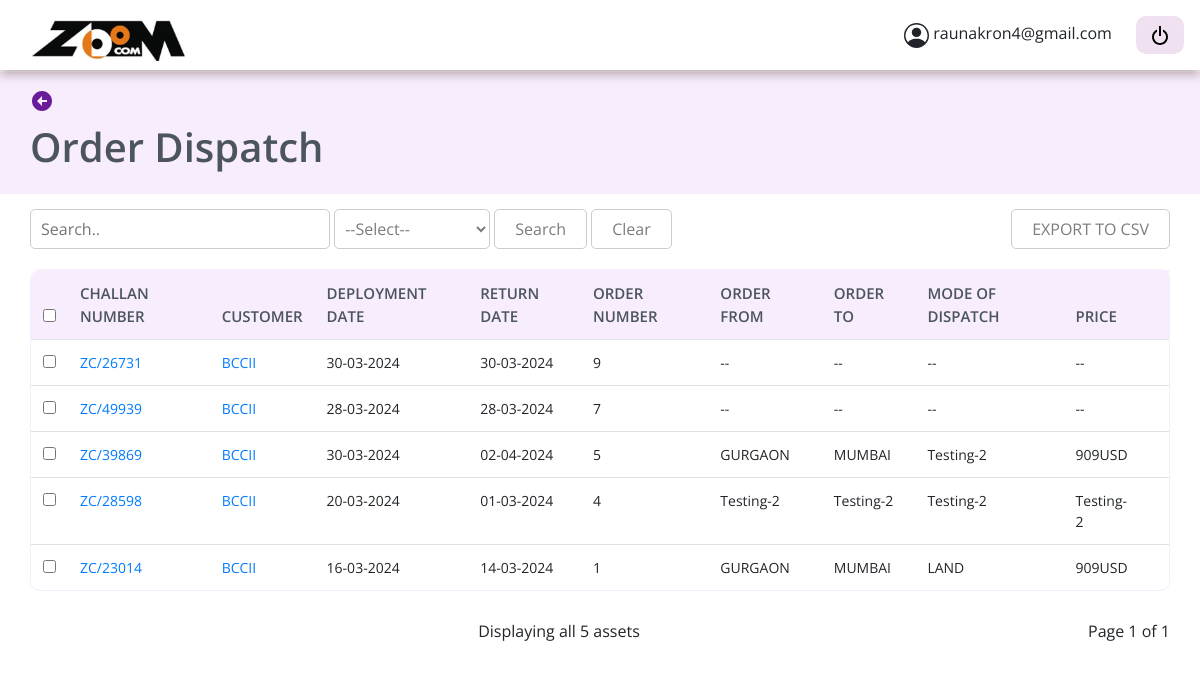
The app's page /asset_management/orderdispatch-list/ (signed in) with its own data.
### asset_master/models.py (models this page shows)
class CustomUser(AbstractBaseUser, PermissionsMixin):
    username = None
    email = models.EmailField(unique=True, db_index=True, max_length=200)
    password = models.CharField(max_length=30)
    is_staff = models.BooleanField(default=False)
    is_superuser = models.BooleanField(default=False)
    is_active = models.BooleanField(default=True)
    objects = CustomUserManager()
    USERNAME_FIELD = 'email'
    REQUIRED_FIELDS = ['password']

### orders/models.py (models this page shows)
class OrderDetail(models.Model):
    class OrderStatus(models.IntegerChoices):
            BOOKED = 1,
            APPROVED = 2,
            CANCELLED = 3,
            DISPATCHED = 4,
    assets = models.ManyToManyField(AssetMaster, related_name='order_details', blank=True)
    customer_id = models.ForeignKey(CustomerDetail, on_delete=models.SET_NULL, null=True)
    price = models.CharField(null=True, blank=True, max_length=50)
    order_status = models.IntegerField(choices=OrderStatus.choices, default=OrderStatus.BOOKED)
    organization = models.CharField(max_length=100, blank=True, null=True)
    remarks = models.CharField(max_length=100, null=True, blank=True)
    customer = models.CharField(max_length=100, null=True, blank=True)
    deployment_date = models.DateField(null=True, blank=True)
    return_date = models.DateField(null=True, blank=True)
    name_of_consignee = models.CharField(max_length=100, blank=True, null=True)
    invoice_number = models.CharField(max_length=100, blank=True, null=True)
    mode_of_dispatch = models.CharField(max_length=100, blank=True, null=True)
    transportation = models.CharField(max_length=100, blank=True, null=True)
    order_to = models.CharField(max_length=100, blank=True, null=True)
    order_from = models.CharField(max_length=100, blank=True, null=True)
    out_date_and_time = models.DateField(null=True, blank=True)
    prepared_by_name = models.CharField(max_length=100, blank=True, null=True)
    prepared_by_email = models.CharField(max_length=100, blank=True, null=True)
    poc_at_venue_name = models.CharField(max_length=100, blank=True, null=True)
    approver_email = models.CharField(max_length=100, blank=True, null=True)
    truck_details = models.CharField(max_length=100, blank=True, null=True)
    contact_details = models.CharField(max_length=100, blank=True, null=True)
    driver_details = models.CharField(max_length=100, blank=True, null=True)
    purpose = models.CharField(max_length=100, blank=True, null=True)
    reason = models.CharField(max_length=100, blank=True, null=True)
    office_address = models.CharField(max_length=100, blank=True, null=True)
    website = models.CharField(max_length=100, blank=True, null=True)
    challan_number = models.CharField(max_length=100, blank=True, null=True)
    maker_email = models.CharField(max_length=100, blank=True, null=True)
    checker_email = models.CharField(max_length=100, blank=True, null=True)
    approve_order = models.BooleanField(default=False)
    order_dispatch = models.BooleanField(default=False)

class CustomerDetail(models.Model):
    customer = models.CharField(max_length=100, blank=True, null=True)
    completed_orders = models.CharField(max_length=100, blank=True, null=True)
    deployed_order = models.CharField(max_length=100, blank=True, null=True)
    taxed = models.CharField(max_length=100, blank=True, null=True)
    email_address = models.CharField(max_length=100, blank=True, null=True)
    department = models.CharField(max_length=100, blank=True, null=True)
    phone_number = models.CharField(max_length=100, blank=True, null=True)
    customer_revenue = models.CharField(max_length=100, blank=True, null=True)
    commercial_address = models.CharField(max_length=100, blank=True, null=True)
    category = models.CharField(max_length=100, blank=True, null=True)
    created_at = models.DateField(null=True, blank=True, default=None)
    secondary_email = models.CharField(max_length=100, blank=True, null=True)
    description = models.CharField(max_length=100, blank=True, null=True)

### orderdispatch/views.py (the view)
# urls.py: path('orderdispatch-list/', DispatchedOrderListView.as_view(), name='orderdispatch_list' ),
class DispatchedOrderListView(ListAPIView, LoginRequiredMixin):
    pagination_class = OrderDispatchPagination
    template_name = 'orderdispatch_list.html'
    serializer_class = OrderDetailSerializer
    filter_backends = [filters.OrderingFilter]
    authentication_classes = [BasicAuthentication, SessionAuthentication]
    permission_classes = [IsAuthenticated]
    ordering = ["-id"]
    def get_queryset(self, request):
        query = None
        filter_type = None
        if self.request.GET.get('q') is not None:
            query = self.request.GET.get('q').strip()
        if self.request.GET.get('filter_type') is not None:
            filter_type = self.request.GET.get('filter_type').strip()
        request.session['filter_type'] = filter_type
        request.session['query'] = query
        if query and not filter_type:
            return OrderDetail.objects.filter(
                Q(organization__icontains=query) |
                Q(prepared_by_name__icontains=query),
            )
        elif query and filter_type=='customer_id':
            return OrderDetail.objects.filter(customer_id__customer__iexact=query,
                                               order_dispatch=True)
        elif query and filter_type=='challan_number':
            return OrderDetail.objects.filter(challan_number__iexact=query, order_dispatch=True)
        elif query and filter_type=='order_no':
            return OrderDetail.objects.filter(id=query, order_dispatch=True)
        elif query and filter_type=='return_date':
            return OrderDetail.objects.filter(return_date__iexact=query, order_dispatch=True)
        else:
            return OrderDetail.objects.filter(order_dispatch=True)
    def get(self, request, *args, **kwargs):
        queryset = self.filter_queryset(self.get_queryset(request))
        queryset_length = len(queryset)
        query_params_q = None
        query_params_filter_value = None
        if request.query_params.get('q') is not None:
            query_params_q = request.query_params.get('q').strip()
        if self.request.GET.get('filter_type') is not None:
            query_params_filter_value = self.request.GET.get('filter_type').strip()
        page = self.paginate_queryset(queryset)
        serializer = self.get_serializer(page, many=True)
        return self.get_paginated_response(serializer.data,
                    queryset_length, query_params_q, query_params_filter_value, request)
    def get_paginated_response(self, data, queryset_length, query_params_q, query_params_filter_value, request):
        ctx = {}
        ctx = { "query_params_q": query_params_q, "query_params_filter_value": query_params_filter_value}
        paginated_assets = self.paginator.page if hasattr(self, 'paginator') else None
        return render(
            self.request,
            self.template_name,
            {'all_dispatched_order': paginated_assets, 'queryset_length': queryset_length, **ctx}  # Merge assets and context data
        )

### orderdispatch/templates/orderdispatch_list.html (shortened to what this page needs)
{% load static%}
{% include 'base_dashboard.html' %}
{% block content %}
<section class="assetdetail">
    <button onclick="goBack()" style="border: none; margin-bottom: 10px; background-color: transparent;"><svg xmlns="http://www.w3.org/2000/svg" width="24" height="24" viewBox="0 0 24 24" style="fill: #6A1B9A;transform: ;msFilter:;"><path d="M12 2C6.486 2 2 6.486 2 12s4.486 10 10 10 10-4.486 10-10S17.514 2 12 2zm5 11h-5v4l-5-5 5-5v4h5v2z"></path></svg></button>
    <div class="assetheaderbuttones">
        <h1>Order Dispatch</h1>
    </div>
</section>
<section class="assest-container-table">
    <div class="asset-tablebtn">
        <div class="searchiconbtn" >
            <form method="GET">
                <input name="q" id="search_field" type="text" placeholder="Search.." value="{% if query_params_q %} {{query_params_q}} {% endif %}" style = "padding-left: 10px; border-radius: 5px;">
                <select class='select-button' id="dropdown" name="filter_type">
                    <option  disabled {% if query_params_filter_value == '' or query_params_filter_value is None  %} selected {% endif %} value='none' >--Select--</option>
                </select>
            <button type='submit'>Search</button>
            <span><button onclick="clearSearch(event, 'search_field', 'dropdown', 'secondDropdown')">Clear</button></span>
            </form>
        </div>
        <div class="pinkbox">
        <button>
            EXPORT TO CSV
        </button>
        </div>
    </div>
    <table class="table">
        <thead>
            <tr>
                <th class="checkbox-column" style="border-radius: 10px 0 0 0;"><input type="checkbox" id="masterCheckbox" onclick="selectAllCheckboxes(this)"></th>
                <th>Challan Number</th>
                <th>Customer</th>
                <th>Deployment Date</th>
                <th>Return Date</th>
                <th>Order Number</th>
                <th>Order From</th>
                <th>Order To</th>
                <th>Mode of Dispatch</th>
                <th>Price</th>
                <th></th>
            </tr>
        </thead>
        <tbody>
        {% for m in all_dispatched_order%}
            <tr>
                <td class="checkbox-column"><input type="checkbox"></td>
                <td class="tbname"><a href="/asset_management/orderdispatch-details/{{m.id}}/">{{m.challan_number}}</a></td>
                <td class="tbname"><a href="/asset_management/orderdispatch-details/{{m.id}}/">{{m.customer_id.customer}}</a></td>
                <td>
                    {% if m.deployment_date == none or m.deployment_date == "" %}
                        --
                    {% else %}
                        {{m.deployment_date|date:'d-m-Y'}}
                    {% endif %}
                </td>
                <td>
                    {% if m.return_date == none or m.return_date == "" %}
                        --
                    {% else %}
                        {{m.return_date|date:'d-m-Y'}}
                    {% endif %}
                </td>
                <td>{{m.id}}</td>
                <td>
                    {% if m.order_from == none or m.order_from == "" %}
                        --
                    {% else %}
                        {{m.order_from}}
                    {% endif %}
                </td>
                <td>
                    {% if m.order_to == none or m.order_to == "" %}
                        --
                    {% else %}
                        {{m.order_to}}
                    {% endif %}
                </td>
                <td>
                    {% if m.mode_of_dispatch == none or m.mode_of_dispatch == "" %}
                        --
                    {% else %}
                        {{m.mode_of_dispatch}}
                    {% endif %}
                </td>
                <td>
                    {% if m.price == none or m.price == "" %}
                        --
                    {% else %}
                        {{m.price}}
                    {% endif %}
                </td>
                <td></td>
            </tr>
        {% endfor %}
        </tbody>
    </table>
    <div class="pagidis">
    <div class="card text-center" style="border: none;">
        <div class="card-footer text-body-secondary" style="background-color: #fff; border: none;" >
            Displaying all {{queryset_length}} assets
        </div>
</div>
<div class="pagination">
    <span class="step-links">
        <span class="current">
            Page {{ all_dispatched_order.number }} of  {{ all_dispatched_order.paginator.num_pages }}
        </span>
    </span>
</div>
</div>
</section>
<link href="https://cdnjs.cloudflare.com/ajax/libs/select2/4.0.13/css/select2.min.css" rel="stylesheet" />
{% endblock content %}

### asset_master/templates/header.html (shortened to what this page needs)
{% load static %}
<nav class="navbar" style="    box-shadow: 0px 4px 10px 0px rgba(116, 89, 89, 0.5);height: 70px; position: fixed; top: 0; width: 100%; background-color: #fff; z-index: 9;">
    <a href="{% url 'home' %}"><img src="{% static 'images/zoom logo.png'%} " class='img-fluid'  alt="" style="width: 185px;"></a>
            <div class="profile-details">
                <span class="admin_name" style="    font-family: 'Open Sans', sans-serif;padding-right: 20px;">{{request.user.email}}</span>
                <a href="/logout/" type="post" class="btn btn-info" style="background-color: #EDED; border: none; border-radius:10px;" ><img/></a>
            </div>
            </nav>

### static/dashboard/style.css (style rules this page uses)
* { margin: 0; padding: 0; box-sizing: border-box; font-family: 'Open Sans', sans-serif; text-decoration: none; list-style: none; }
body { font-family: 'Open Sans', sans-serif; margin: 0; padding: 0; }
.searchiconbtn input { width: 300px; height: 40px; border: 1px solid #CCCCCC !important; border-radius: 0 5px 5px 0; border: solid; padding-left: 12px; }
section.assetdetail { margin-top: 72px; background: #F7EDFD; padding: 15px 30px; }
section.assetdetail .assetheaderbuttones { display: flex; justify-content: space-between; align-items: center; }
.assetheaderbuttones h1 { color: #4C555D; font-weight: 600; }
section.assest-container-table { padding: 15px 30px; }
section.assest-container-table .asset-tablebtn { display: flex; gap: 20px; justify-content: space-between; }
.asset-tablebtn button { border: 1px solid #CCCCCC; color: #7C7C7C !important; background-color: #FFFFFF; border-radius: 5px; padding: 0 20px; }
.pinkbox { display: flex; gap: 10px; }
.pagidis { display: flex; align-items: center; justify-content: space-between; width: 100%; }

### asset_master/templates/base_dashboard.html (style rules this page uses)
body { font-family: 'Open Sans', sans-serif; margin: 0; padding: 0; }

### orderdispatch/templates/orderdispatch_list.html (style rules this page uses)
table { width: 100%; border-collapse: separate; border-spacing: 0; margin-top: 20px; border: 1px solid #F7EDFD; border-radius:10px ; }
th, td { border: 1px solid #F7EDFD; padding: 8px; text-align: left; }
.table thead th { border: none; color: #4C555D; font-size: 15px; font-weight: 600; }
th { background-color: #F7EDFD; text-transform: uppercase; color: #4C555D; border: none; }
td { text-transform: capitalize; font-size: 14px; }
.checkbox-column { text-align: center; }
th, td { border: none; }
td.tbname { color: #006FC8; text-transform:uppercase; text-decoration: none; }
td.tbname a { text-decoration: none; }
.pagination { float:right; }
.select-button { border: 1px solid #CCCCCC; color: #7C7C7C !important; background-color: #FFFFFF; border-radius: 5px; padding: 0 6px; font-size: inherit; height:40px; }
.asset-tablebtn button { border: 1px solid #CCCCCC; color: #7C7C7C !important; background-color: #FFFFFF; border-radius: 5px; padding: 0 20px; height: 40px; }

### records on screen
CustomUser: user.email "raunakron4@gmail.com"
OrderDetail: challan_number "ZC/26731", customer_id.customer "BCCII", deployment_date "30-03-2024", return_date "30-03-2024", id "9"
OrderDetail: challan_number "ZC/49939", customer_id.customer "BCCII", deployment_date "28-03-2024", return_date "28-03-2024", id "7"
OrderDetail: challan_number "ZC/39869", customer_id.customer "BCCII", deployment_date "30-03-2024", return_date "02-04-2024", id "5", order_from "GURGAON", order_to "MUMBAI", mode_of_dispatch "Testing-2", price "909USD"
OrderDetail: challan_number "ZC/28598", customer_id.customer "BCCII", deployment_date "20-03-2024", return_date "01-03-2024", id "4", order_from "Testing-2", order_to "Testing-2", mode_of_dispatch "Testing-2", price "Testing-2"
OrderDetail: challan_number "ZC/23014", customer_id.customer "BCCII", deployment_date "16-03-2024", return_date "14-03-2024", id "1", order_from "GURGAON", order_to "MUMBAI", mode_of_dispatch "LAND", price "909USD"

### other values on screen
{{ queryset_length }} "5"
{{ all_dispatched_order.number }} "1"
{{ all_dispatched_order.paginator.num_pages }} "1"
